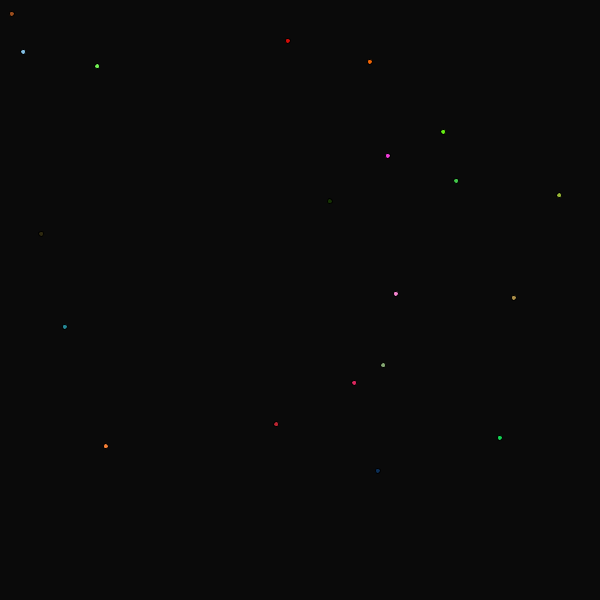
Frame 1 (no input)
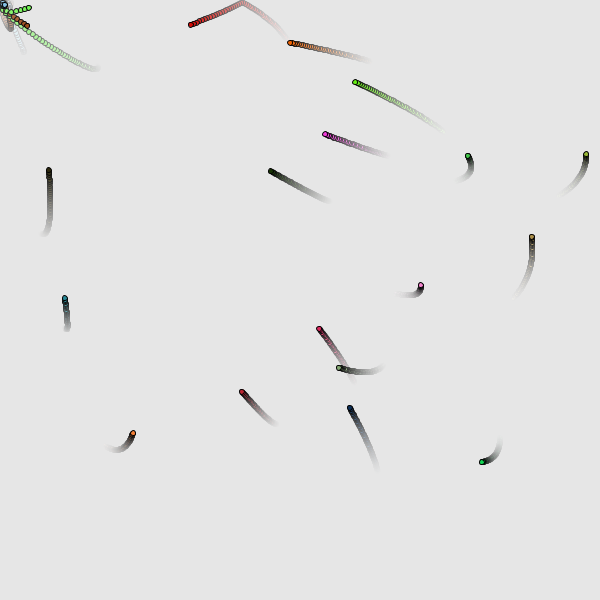
Frame 60 (the mouse pressed at the canvas centre just before this capture)
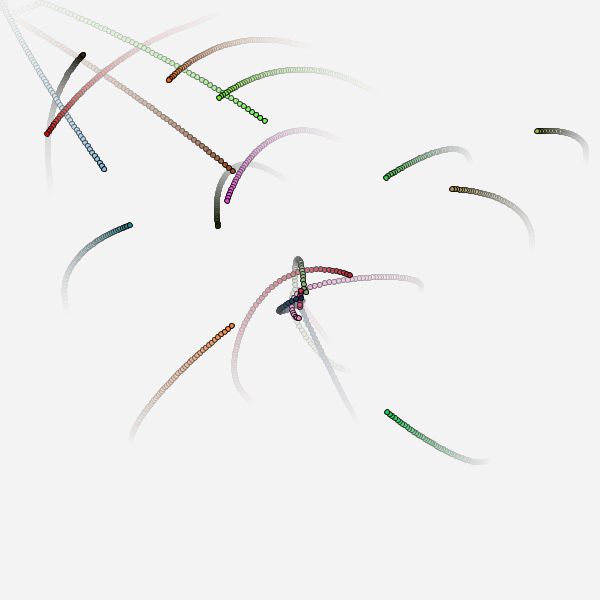
Frame 120 (the mouse held since frame 60 and released just before this capture)

The Processing sketch that drew these frames (run headless with seeded random() and noise(); from frame 60 on, the mouse is pressed at the canvas centre):

// Processing sketch: bit2atom20211018c_PVectorExample
// ── bit2atom20211018c_PVectorExample.pde
/*
* @Author: bit2atom | SJTU-ChinaGold DesignIntelligence
* @Email:  zhanglliqun@gmail.com
* @Date:   2021-10-18 14:09:14
* @brief
* @Last Modified by:   bit2atommac2019
* @Last Modified time: 2021-10-18 14:33:27
* @detail
*/
Ball[] myBalls;
int totalNum = 20;

void setup() {
  size(600, 600);
  background(0);
  initiate();
}

/**
 * [initiate description]
 * @Author   bit2atom
 * @DateTime 2021-10-18T14:32:26+0800
 * @return   {[type]}                 [description]
 */
void initiate() {
  myBalls = new Ball[totalNum];
  for (int i = 0; i < myBalls.length; i ++) {
    PVector p = new PVector(random(width), random(height));
    myBalls[i] = new Ball(p, 5);//float pX, float pY, float d
  }
}

void draw() {
  //background(255);
  fill(255,10);
  noStroke();
  rect(0, 0, width, height);
  
  for(Ball b : myBalls){
    b.run();
  }
}

void keyPressed() {
  if (key == 'r') {
    initiate();
  }
}

// ── Ball.pde
/*
* @Author: bit2atom | SJTU-ChinaGold DesignIntelligence
* @Email:  zhanglliqun@gmail.com
* @Date:   2021-10-18 13:14:00
* @brief
* @Last Modified by:   bit2atommac2019
* @Last Modified time: 2021-10-18 14:33:11
* @detail
*/
class Ball {
  //float positionX, positionY;
  PVector position;
  float dd;
  color bC;
  PVector speed;
  float attractionIndex = 10;

/**
 * [Ball description]
 * @Author   bit2atom
 * @DateTime 2021-10-18T14:32:39+0800
 * @param    {[type]}                 PVector p [description]
 * @param    {[type]}                 float   d [description]
 */
  Ball(PVector p, float d) {
    position = p;
    dd = d;
    bC = color(random(255), random(255), random(255));
    speed = new PVector(random(-1, 1), random(-1, 1));
  }

/**
 * [run description]
 * @Author   bit2atom
 * @DateTime 2021-10-18T14:32:44+0800
 * @return   {[type]}                 [description]
 */
  void run() {
    move();
    collision();
    egde();
    mouseAttraction();
    showBall();
    speed.limit(5);
  }

/**
 * [move description]
 * @Author   bit2atom
 * @DateTime 2021-10-18T14:32:51+0800
 * @return   {[type]}                 [description]
 */
  void move() {
    position.add(speed);
  }

/**
 * [collision description]
 * @Author   bit2atom
 * @DateTime 2021-10-18T14:32:55+0800
 * @return   {[type]}                 [description]
 */
  void collision() {
    for (Ball tb : myBalls) {
      float d = PVector.dist(tb.position, this.position);
      if (d > 0) {
        if (d < (tb.dd/2 + dd/2)) {
          PVector a = PVector.sub(position, tb.position);
          speed.add(a);
        }
      }
    }
  }

/**
 * [mouseAttraction description]
 * @Author   bit2atom
 * @DateTime 2021-10-18T14:32:59+0800
 * @return   {[type]}                 [description]
 */
  void mouseAttraction() {
    PVector m = new PVector(mouseX, mouseY);
    float d = PVector.dist(m, position);
    PVector attr = PVector.sub(m, position);
    attr.normalize();
    attr.mult(attractionIndex/d);
    speed.add(attr);
  }

/**
 * [egde description]
 * @Author   bit2atom
 * @DateTime 2021-10-18T14:33:03+0800
 * @return   {[type]}                 [description]
 */
  void egde() {
    if (position.x > width - dd/2) {
      position.x = width - dd/2;
      speed.x *= -1;
    }
    if (position.x < dd/2) {
      position.x = dd/2;
      speed.x *= -1;
    }

    if (position.y > height - dd/2) {
      position.y = height - dd/2;
      speed.y *= -1;
    }
    if (position.y < dd/2) {
      position.y = dd/2;
      speed.y *= -1;
    }
  }

/**
 * [showBall description]
 * @Author   bit2atom
 * @DateTime 2021-10-18T14:33:09+0800
 * @return   {[type]}                 [description]
 */
  void showBall() {
    stroke(0);
    fill(bC);
    ellipse(position.x, position.y, dd, dd);
  }
}
